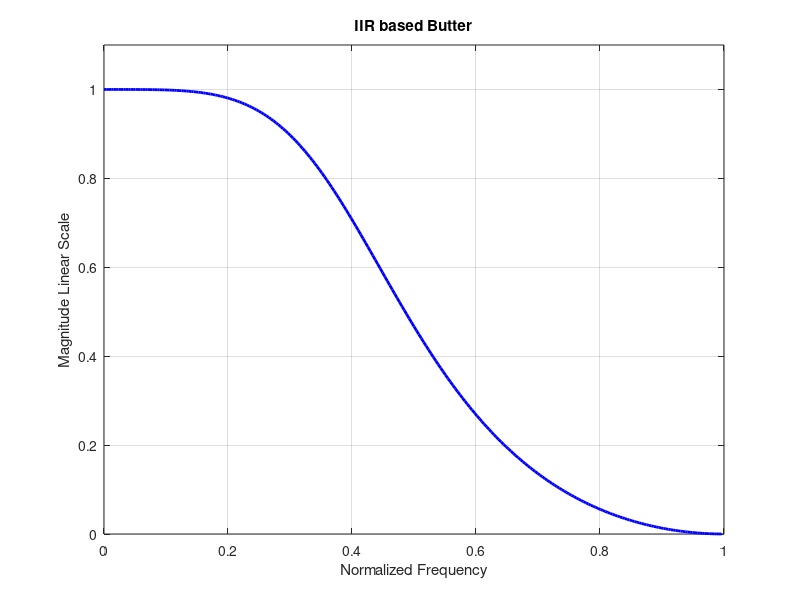

This figure's MATLAB source:
clear all;
N = 2;
wc = 0.4;

[b,a] = butter(N,wc);

[H,W] = freqz(b,a,256);

figure(1);
plot(W/pi,abs(H),'b','LineWidth',2);
grid on;
title('IIR based Butter');
xlabel('Normalized Frequency');
ylabel('Magnitude Linear Scale');
axis([0 1 0 1.1]);
